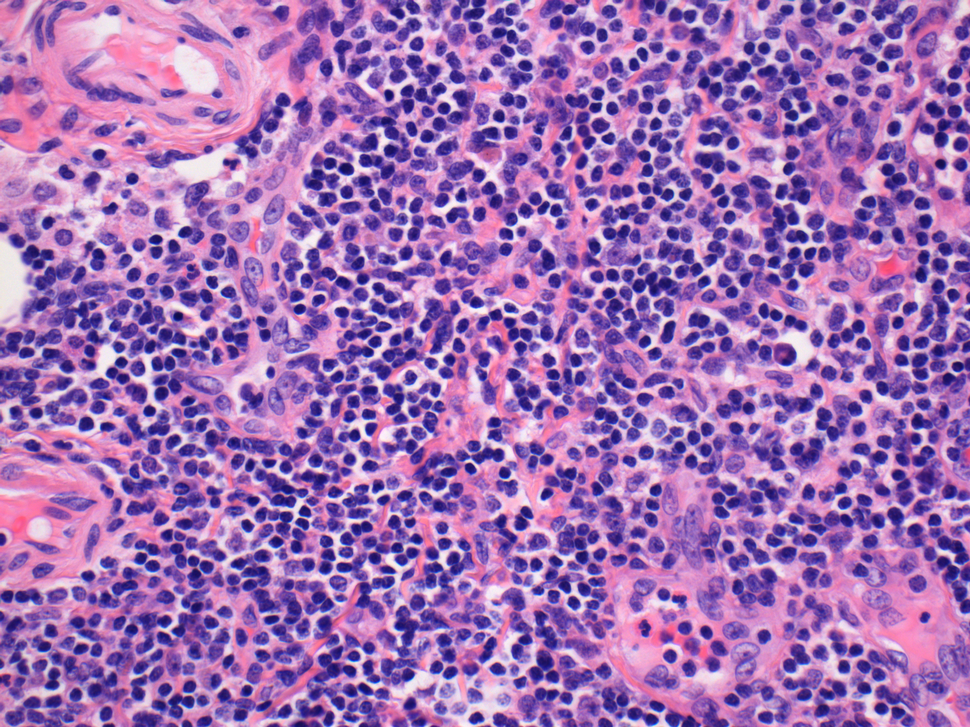
#> input picture asset/Template.png, 970 x 727 px, shrunk from 1388 x 1040 before the run
$ python -i get_area_ratio.py   (imports and definitions only)
#> lines starting #> are read from the running program, lines starting #| are printed output that depends on the picture; after the words box and inside, x2 and y2 are one past the last pixel; in counts of white or black regions, pixels touching at a corner belong together
#> further down, picture is the input picture: shape (727, 970, 3); mean B, G, R 180.4, 112, 159.8
import cv2
import numpy as np


def get_area_ratio(img):
    """去除轮廓内的干扰区域
    :param img: 滑动窗口
    :return: 面积比
    """
    img = np.array(img)

    img = cv2.GaussianBlur(img, (3, 3), 0)#高斯滤波去噪
    img_gray = cv2.cvtColor(img, cv2.COLOR_BGR2GRAY)#颜色空间的转换
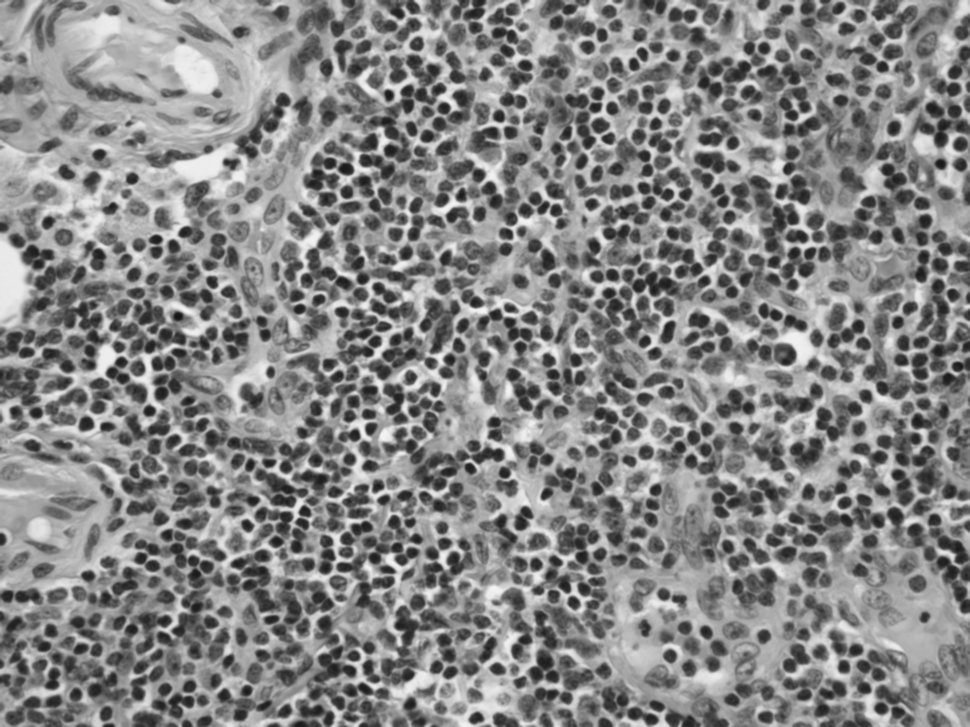
#> img_gray: shape (727, 970); min 21, max 244, mean 134.1
    thresh, img_binary = cv2.threshold(img_gray, 200, 255, cv2.THRESH_BINARY)#二值化处理，大于200变255，小于200变0，必须是单通道
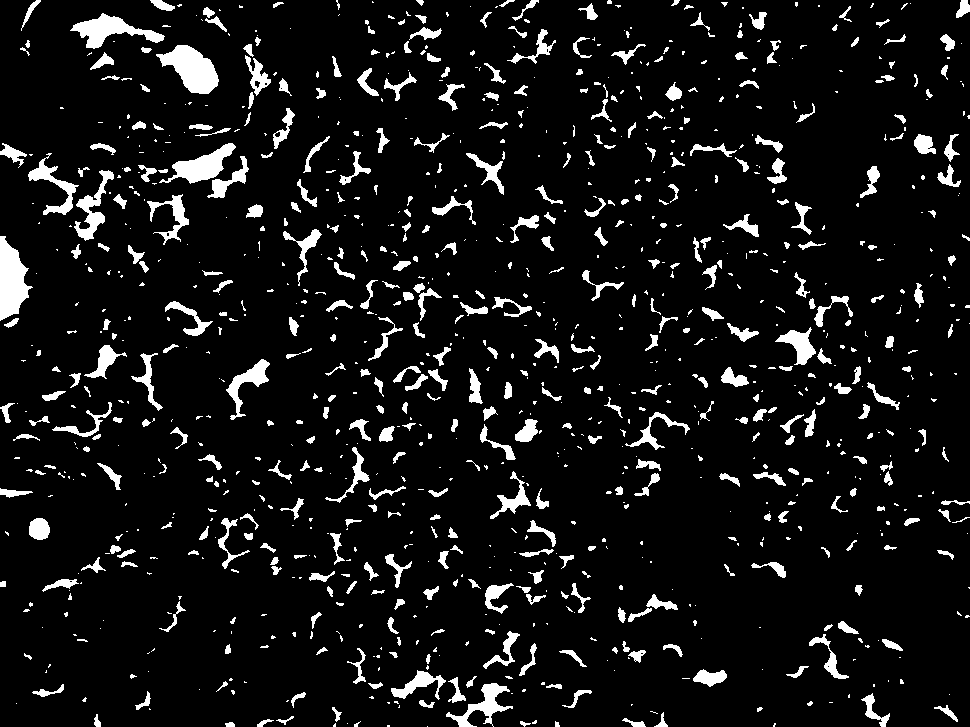
#> img_binary: shape (727, 970); 8.1% white; 1075 white regions (615 under 20 px)

    # 得到轮廓
    contous, heriachy = cv2.findContours(img_binary, cv2.RETR_EXTERNAL, cv2.CHAIN_APPROX_SIMPLE)#检索轮廓，输入为二值化图像，第一个参数只检测外轮廓。
#> contous = 1075 contours, 721 with area under 20; largest, box (x1, y1, x2, y2) and area: (156, 45, 219, 94) 1632, (0, 236, 33, 321) 1592, (70, 13, 165, 49) 1232, (159, 143, 236, 184) 1146, (446, 683, 513, 727) 792; heriachy = 1075 rows, first 6: [1, -1, -1, -1], [2, 0, -1, -1], [3, 1, -1, -1], [4, 2, -1, -1], [5, 3, -1, -1], [6, 4, -1, -1]
    area_list = []
    for contou in contous:
        area = cv2.contourArea(contou)
        area_list.append(area)
#> this loop made 1075 passes
#> area on passes 6, 8, 11: 29, 20, 39.5
#> after the loop, area_list = 1075 values, max 1631.5 at index 998, min 0 at index 0, mean 40.1

    img_w = img.shape[0]
#> img_w = 727
    img_h = img.shape[1]
#> img_h = 970
    area_ratio = sum(area_list)/(img_h * img_w)
#> area_ratio = 0.0611
    return area_ratio

>>> import cv2
>>> picture = cv2.imread('../asset/Template.png')
>>> result = get_area_ratio(picture)
#> result = 0.0611
